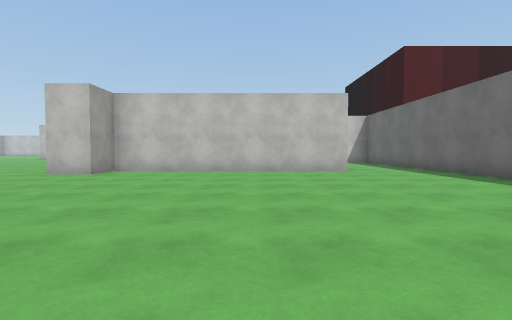
view 1 (above)

16 first-person views from a walk through a scene from a Unity 3-D project. The camera is 1.2 m above the floor, tilts 2° down and sees 85° across. The floor is counted in squares, 2 m on a side. Each view is taken from the middle of a square. On the plan, view 1 faces up. The plan holds only what a view shows up to about 9 squares ahead; the rest is blank. The place goes on beyond the plan. The player character is not drawn. Some surface patterns are stand-ins.

view 2
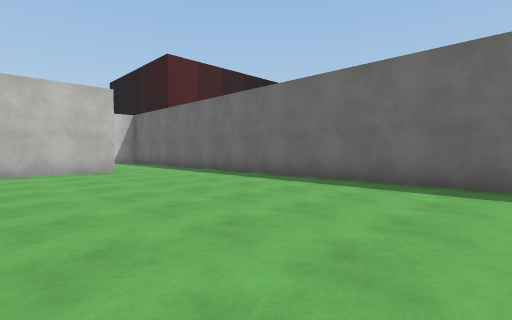

view 3
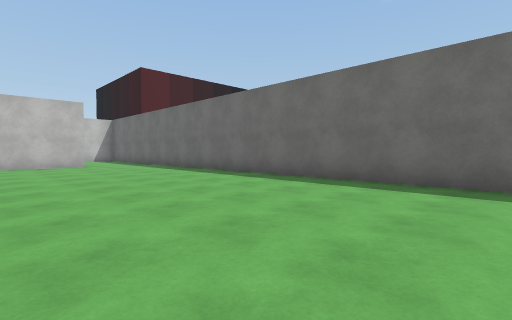

view 4
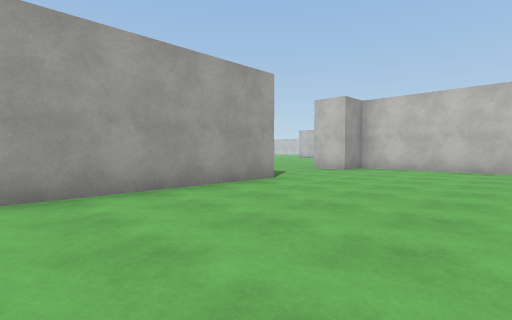

view 5
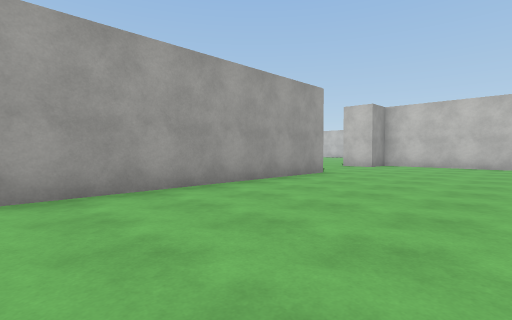

view 6
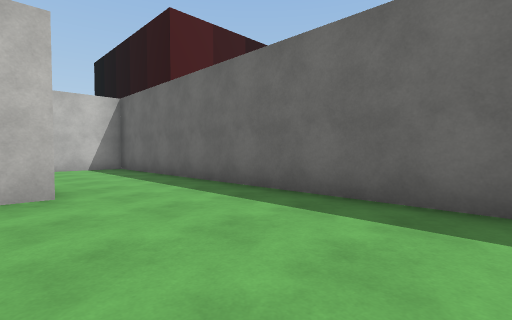

view 7
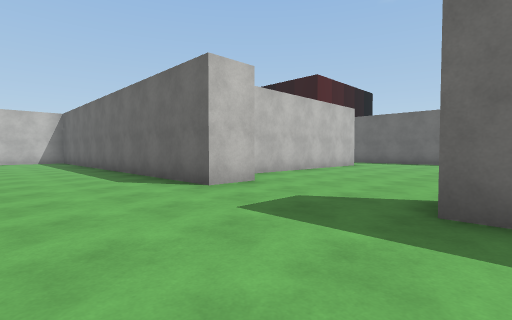

view 8
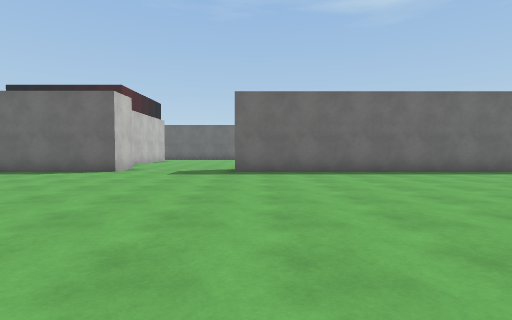

view 9
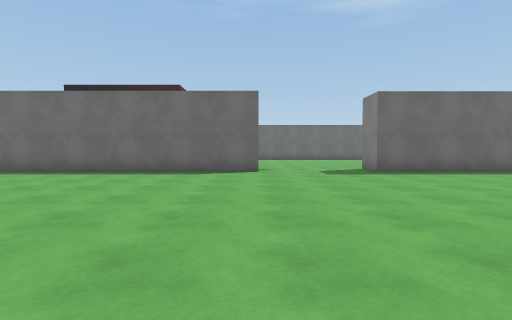

view 10
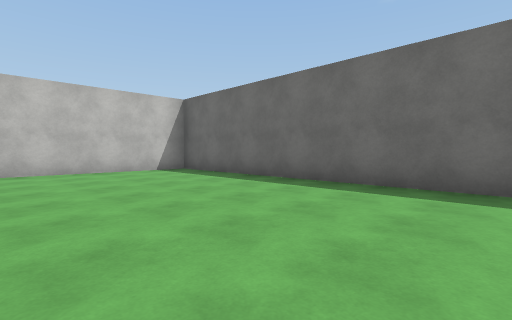

view 11
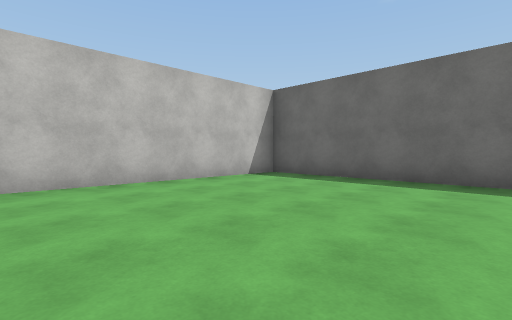

view 12
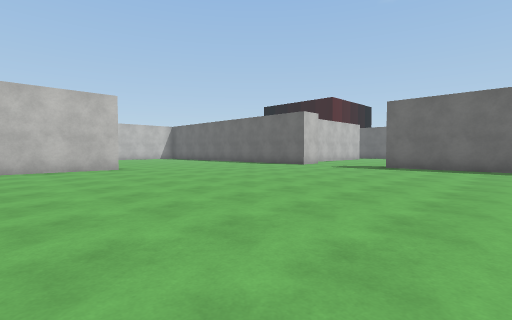

view 13
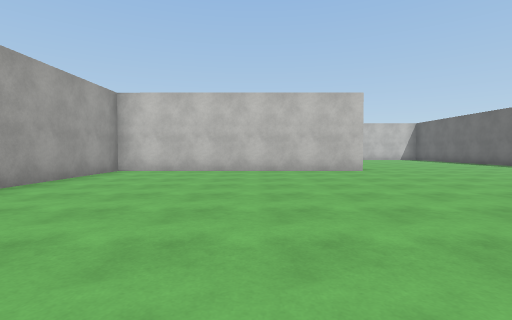

view 14
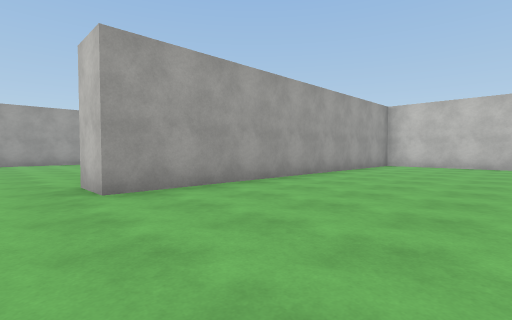

view 15
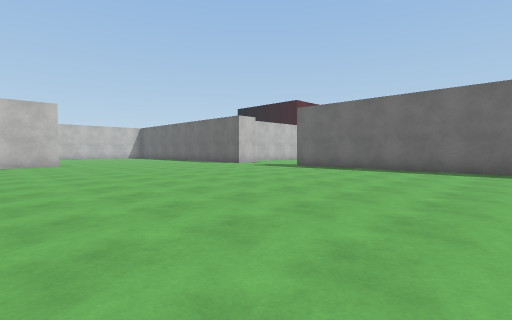

view 16
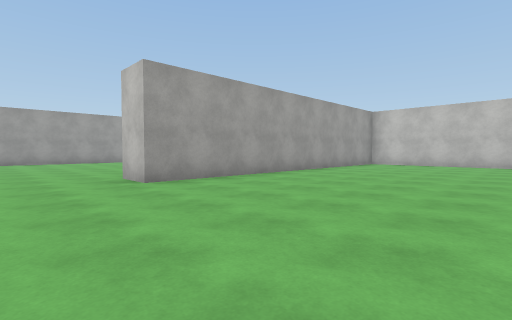

### Floor plan
Points are (right, up) in squares from view 1. A wall is a line through its corners. A room is listed if a view was taken in it or the views show most of it. See-through windows are left out.
Room 1 (views 1, 2, 3, 4, 5, 6)
walls: (2.8, 8.1) (-4, 8.1) (-4, 6.9); (-4, 3.6) (-4, -2.9); (5.3, -2.9) (5.3, 13.4) (3.5, 13.4)
ways out: opening at (-4, 5) to room 2
Room 2 (views 7, 8, 9, 10, 11, 12, 13, 14, 15, 16)
walls: (-11.9, 9) (-19, 9.1) (-19, -0.8); (-4, 6.9) (-5.2, 6.9) (-5.2, 18.1) (-10.8, 18.2); (-5.2, -3.5) (-5.2, 3.6) (-4, 3.6)
ways out: opening at (-4, 5) to room 1; opening at (-18, -2)

Where each view was taken, in squares from view 1:
view 1: 0 up, 0 right, facing up
view 2: 0 up, 0 right, facing up-right
view 3: 3 down, 0 right, facing up-right
view 4: 1 down, 0 right, facing up-left
view 5: 3 down, 0 right, facing up-left
view 6: 4 up, 2 right, facing up-right
view 7: 3 up, 8 left, facing up-right
view 8: 3 up, 13 left, facing right
view 9: 7 up, 13 left, facing right
view 10: 10 up, 10 left, facing up-right
view 11: 13 up, 11 left, facing up-right
view 12: 0 up, 15 left, facing up-right
view 13: 1 up, 15 left, facing up
view 14: 2 down, 15 left, facing up-left
view 15: 3 down, 14 left, facing up-right
view 16: 3 down, 14 left, facing up-left
